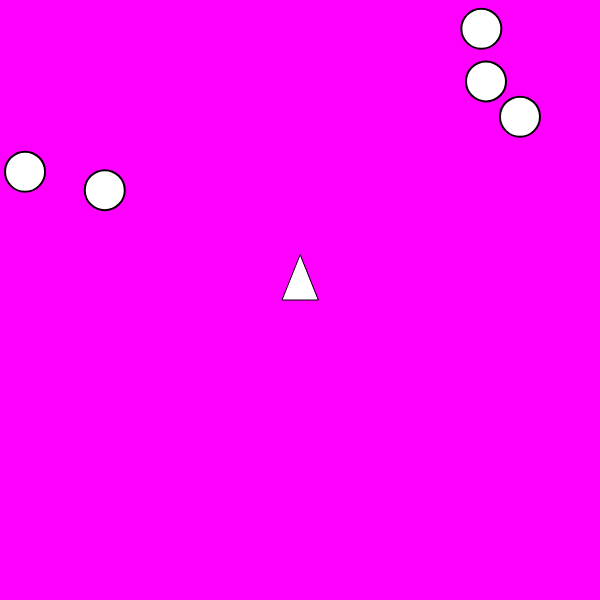
Frame 1 (no input)
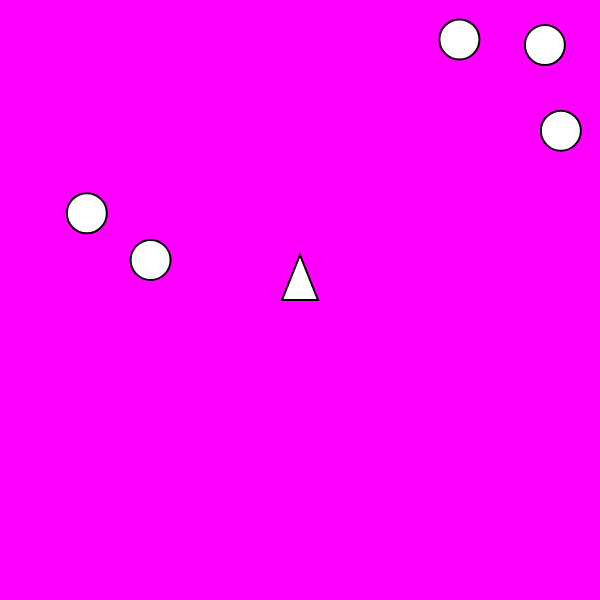
Frame 60 (no input)
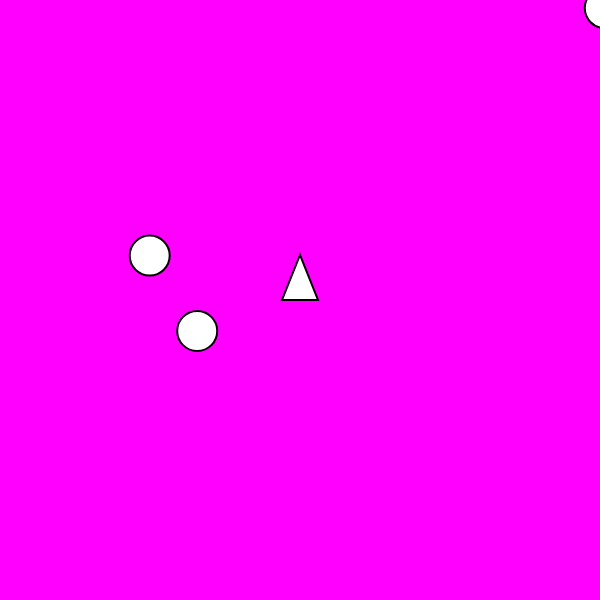
Frame 120 (the mouse pressed at the canvas centre since frame 60)

The p5.js sketch that drew these frames (run headless with seeded random() and noise() and a simulated clock; from frame 60 on, the mouse is pressed at the canvas centre):

// p5.js sketch
// ── sketch.js
let Ship_Height = 45;
let Ship_Radius = 18;
let Ship_Gun_Length = 5;

let Canvas_Width = 600;
let Canvas_Height = 600;

let ship = new SpaceShip();

let bullets = [];
let asteroids = [];
let asteroid_count = 5;

let theta = 0;
let theta_change = 0;

function setup() {
    createCanvas(Canvas_Width, Canvas_Height);
    //Add asteroids
    for(let i = 0; i < asteroid_count; i++){
        asteroids.push(new Asteroid(Canvas_Width, Canvas_Height));
    }
}


function draw() {
    background(255, 0, 255);
    ship.run(theta);
    
    //Display asteroids
    if(asteroids.length != 0){
        for(let i = 0; i < asteroids.length; i++){
            asteroids[i].run();
        }
    }
    
    //Display bullets
    if(bullets.length != 0){
        for(let i = 0; i < bullets.length; i++){
            bullets[i].run();
        }
    }
    //No longer display bullets if they run out of fuel or hit an asteroid
    if(bullets.length != 0){
        for(let i = 0; i < bullets.length; i++){
            if(bullets[i].fuel <= 0){
                bullets.splice(i, 1);
            }
        }
    }
    
    theta += theta_change;
}


// User input
function keyPressed(){
    if (keyCode === LEFT_ARROW){
        //direction = [-1, 0];
        theta_change = -5;
        
    } else if (keyCode === RIGHT_ARROW){
        //direction = [1, 0];
        theta_change = 5;
        
    } else if (keyCode === DOWN_ARROW){
        acceleration_vector = ship.find_ship_facing_direction();
        acceleration_vector = acceleration_vector.mult(-1);
        ship.boost(acceleration_vector);
        
    } else if (keyCode === UP_ARROW){
        acceleration_vector = ship.find_ship_facing_direction();
        ship.boost(acceleration_vector);
    } else if (keyCode == 32){
        bullet = ship.shoot();
        bullets.push(bullet);
    }
}

function keyReleased(){
    if (keyCode === LEFT_ARROW){
        //direction = [-1, 0];
        theta_change = 0;
        
    } else if (keyCode === RIGHT_ARROW){
        //direction = [1, 0];
        theta_change = 0;
    }
}

// ── asteroid.js
//Describes the asteroid class
let large = 40;
let medium = 23;
let smallish = 13;
let small = 7;

function Asteroid(width, height, size=4){
    let possible_x = [];
    let possible_y = [];
    for(let i = 0; i < width / 3; i++){
        possible_x.push(i);
    }
    for(let i = 0; i < height / 3; i++){
        possible_y.push(i);
    }
    for(let i = width * 2 / 3; i < width; i++){
        possible_x.push(i);
    }
    for(let i = height * 2 / 3; i < height; i++){
        possible_y.push(i);
    }
    this.width = width;
    this.height = height;
    this.x = random(possible_x);
    this.y = random(possible_y);
    
    this.size = size;
    if(this.size == 4){
        this.radius = large;
    } else if (this.size == 3){
        this.radius = medium;
    } else if(this.size == 2){
        this.radius = smallish;
    } else if(this.size ==1){
        this.radius = small;
    }
    let x_dir = random(-2, 2);
    let y_dir = random(-2, 2);
    this.velocity = new Vector(x_dir, y_dir);
    
    this.loop = function(){
        if(this.x >= this.width + this.radius + 1){
            this.x = 0 - this.radius;
        } else if (this.x <= 0 - this.radius - 1){
            this.x = this.width + this.radius;
        } else if (this.y >= this.height + this.radius + 1){
            this.y = 0 - this.radius;
        } else if (this.y <= 0 - this.radius - 1){
            this.y = this.height + this.radius;
        }
    }
    
    this.show = function(){
        ellipse(this.x, this.y, this.radius, this.radius);
    }
    
    this.update = function(){
        this.x += this.velocity.x;
        this.y += this.velocity.y;
    }
    
    this.run = function(){
        this.update();
        this.show();
        this.loop();
    }
}
// ── bullet.js
//Describes the bullet class
// ── gamedata.js
function gameStats(width, height){
    this.score = 0;
    this.level = 1;
    this.width = width;
    this.height = height;
    this.over = "You Crashed!";
    this.new_level = "Next Level!";
    this.asteroid_count = 0;
    this.count_per_asteroid = 15;
    
    this.instruction1 = "Press or hold the spacebar to fire";
    this.instruction2 = "Press or hold the arrow keys to move";
    this.instruction3 = "Press 'P' to play";
    
    this.paused = true;
    
    this.nextLevel = function(){
        this.level ++;
        textSize(25);
        fill(0, 255, 0);
        text(this.new_level, this.width / 2 - 75, this.height / 2);
    }
    
    this.calculate_asteroid_count = function(initial_asteroids, asteroid_increment, level){
        if(level == 1){
            this.asteroid_count = this.count_per_asteroid * initial_asteroids;
        } else if(level > 1) {
            this.asteroid_count = ((this.count_per_asteroid * initial_asteroids) + (this.level - 1) * asteroid_increment * this.count_per_asteroid);
        }
    }
        
    this.score_keep = function(){
        textSize(25);
        fill(0, 102, 153);
        text("Score: " + this.score, this.width - 160, 30);
        text("Level: " + this.level, 25, 30);
        text("Asteroids: " + this.asteroid_count, 25, 55);
    }
    
    this.crashed = function(){
        textSize(25);
        fill(255, 0, 0);
        text(this.over, this.width / 2 - 75, this.height / 2);
        text("Final Score Was: " + this.score, this.width / 2 - 75, this.height / 2 + 35);
    }
    
    this.pause = function(){
        background(0, 0, 0, 175);
        textSize(25);
        fill(255, 0, 0);
        text(this.instruction1, this.width / 3 - 75, this.height / 2);
        text(this.instruction2, this.width / 3 - 75, this.height / 2 + 35);
        text(this.instruction3, this.width / 3 - 75, this.height / 2 + 70);
        noLoop();
    }
    
}

//let difficulty = window.prompt("Please type the desired difficulty level (Case Sensitive)", "Hard, Medium, Easy");
// ── ship.js
//Describes the spaceship class
function SpaceShip(){
    this.tip_x = 300;
    this.tip_y = 300;
    this.ship_momentum = new Vector(0, 0);
    this.ship_acceleration = new Vector(0,0);
    
    this.teleport_offset = Ship_Height;
    this.destination_offset = Ship_Height / 3;
    
    this.ready_gun_1 = true;
    
    this.create_vertices = function(tip_x, tip_y){
        //Returns Trangle Vertices: Tip, BL, BR as tuples in an array
        let BL_x = tip_x - Ship_Radius;
        let BL_y = tip_y + Ship_Height;
        let BR_x = tip_x + Ship_Radius;
        let BR_y = tip_y + Ship_Height;
        let Back_Ref_x = tip_x;
        let Back_Ref_y = tip_y + Ship_Height;
        let final_points = [[tip_x, tip_y],
                           [BL_x, BL_y], 
                           [BR_x, BR_y],
                            [Back_Ref_x, Back_Ref_y]];
        
        return final_points;
    }
    
    //All of the ships other point are stored in this list
    this.ship_vertices = this.create_vertices(this.tip_x, this.tip_y);
    
    this.show = function(){
        //Draw body of ship
        triangle(this.ship_vertices[0][0], this.ship_vertices[0][1],
                this.ship_vertices[1][0], this.ship_vertices[1][1],
                this.ship_vertices[2][0], this.ship_vertices[2][1]);
        
        //Draw ship guns
        let tip = new Vector(this.ship_vertices[0][0], this.ship_vertices[0][1]);
        let BL = new Vector(this.ship_vertices[1][0], this.ship_vertices[1][1]);
        let BR = new Vector(this.ship_vertices[2][0], this.ship_vertices[2][1]);
        
        let gun_1_base = tip.mid_point(BL);
        let gun_2_base = tip.mid_point(BR);
        
        //The base is the half way point on the triangle, and their length is dependent
        //on the way the ship is facing so that the   y rotate correctly
        let ship_facing = this.find_ship_facing_direction();
        
        if(this.ready_gun_1 == true){
            var gun_1_tip = gun_1_base.add(ship_facing.mult(13));
            var gun_2_tip = gun_2_base.add(ship_facing.mult(8));     
        } else {
            var gun_1_tip = gun_1_base.add(ship_facing.mult(8));
            var gun_2_tip = gun_2_base.add(ship_facing.mult(13));  
        }

        
        strokeWeight(2);
        line(gun_1_base.x, gun_1_base.y, gun_1_tip.x, gun_1_tip.y);
        line(gun_2_base.x, gun_2_base.y, gun_2_tip.x, gun_2_tip.y);
        
        this.gun_1_tip = gun_1_tip;
        this.gun_2_tip = gun_2_tip;
        
    }
    
    this.rotate = function(theta){
        //Remove center of triangle, do rotation, add center back in
        let convFactor = Math.PI / 180;
        let new_vertices = [];
        for(let i = 0; i < this.ship_vertices.length; i++){
            cur_x = this.ship_vertices[i][0];
            cur_y = this.ship_vertices[i][1];
            //Remove Center
            cur_x -= this.tip_x;
            cur_y -= this.tip_y + (Ship_Height / 2);
            new_x = cur_x * Math.cos(theta * convFactor) - cur_y * Math.sin(theta * convFactor);
            new_y = cur_x * Math.sin(theta * convFactor) + cur_y * Math.cos(theta * convFactor);
            //Add Center Back In
            new_x += this.tip_x;
            new_y += this.tip_y - (Ship_Height / 2);
            new_vertices.push([new_x, new_y]);
        }
        this.ship_vertices = new_vertices;
        //this.tip_x = new_vertices[0][0];
        //this.tip_y = new_vertices[0][1];
    }
    
    this.find_ship_facing_direction = function(){
        //Modify the BL point to be directly behind the tip then find
        //The vector between them
        //Then get that vectors unit direction
        let tip_x = this.ship_vertices[0][0];
        let tip_y = this.ship_vertices[0][1];
        let Back_Ref_x = this.ship_vertices[3][0];
        let Back_Ref_y = this.ship_vertices[3][1];
        
        back_vector = new Vector(Back_Ref_x, Back_Ref_y);
        tip_vector = new Vector(tip_x, tip_y);
        let direction = tip_vector.sub(back_vector);
        direction = direction.unit_direction();
        
        return direction;
    }
    
    this.shoot = function(){
        if(this.ready_gun_1 == true){
            direction = this.find_ship_facing_direction();
            new_bullet = new Bullet(this.gun_1_tip.x, this.gun_1_tip.y, direction);
            this.ready_gun_1 = false;
        } else {
            direction = this.find_ship_facing_direction();
            new_bullet = new Bullet(this.gun_2_tip.x, this.gun_2_tip.y, direction);
            this.ready_gun_1 = true;
        }
        return new_bullet;
    }
    
    this.loop_position = function(){
        center_x = this.tip_x;
        center_y = this.tip_y + (Ship_Height / 2);
        let loop = false;
        if(center_x >= Canvas_Width + this.teleport_offset){
            loop = true;
            this.tip_x = 0 - this.destination_offset;
        } else if(center_x <= 0 - this.teleport_offset){
            loop = true; 
            this.tip_x = Canvas_Width + this.destination_offset;
        } else if(center_y >= Canvas_Height + this.teleport_offset + (Ship_Height / 2)){
            loop = true; 
            this.tip_y = 0 - this.destination_offset - Ship_Height;
            //PROBLEM IS HERE
        } else if(center_y <= 0 - this.teleport_offset){
            loop = true; 
            this.tip_y = Canvas_Height + this.destination_offset;
        }
        if (loop == true){
            
            this.ship_vertices = this.create_vertices(this.tip_x, this.tip_y);
        }
                  
        
    }
    
    this.update = function(){
        this.ship_momentum = this.ship_momentum.add(this.ship_acceleration);
        this.tip_x += this.ship_momentum.x;
        this.tip_y += this.ship_momentum.y;
        this.ship_acceleration = new Vector(0, 0);
    }
    
    this.boost = function(acceleration_vector){
        this.ship_acceleration = acceleration_vector;
    }
    
    this.run = function(theta){
        this.ship_vertices = this.create_vertices(this.tip_x, this.tip_y);
        this.rotate(theta);
        this.update();
        this.loop_position();
        this.show();
    }
}
// ── vectors.js
function Vector(x, y){
    this.x = x;
    this.y = y;
    
    this.add = function(other){
        //Adds two vectors NOT IN PLACE
        let new_x = this.x + other.x;
        let new_y = this.y + other.y;
        
        return new Vector(new_x, new_y);
    }
    
    this.sub = function(other){
        //Subtracts two vectors NOT IN PLACE
        let new_x = this.x - other.x;
        let new_y = this.y - other.y;
        
        return new Vector(new_x, new_y);
    }
    
    this.mult = function(scalar){
        //Multiplies a vector by a scalar
        let new_x = this.x * scalar;
        let new_y = this.y * scalar;
        
        return new Vector(new_x, new_y);
    }
    
    this.mag = function(){
        //Returns the magnitude of a vector
        let operand = Math.pow(this.x, 2) + Math.pow(this.y, 2);
        let magnitude = sqrt(operand);
        
        return magnitude;
    }
    
    this.unit_direction = function(){
        //Returns the unit direction of a vector
        let mag = this.mag();
        let new_x = this.x / mag;
        let new_y = this.y / mag;
        
        return new Vector(new_x, new_y);
    }
    
    this.mid_point = function(other){
        let difference = this.sub(other);
        difference = difference.mult(0.5);
        
        return difference;
    }
}
